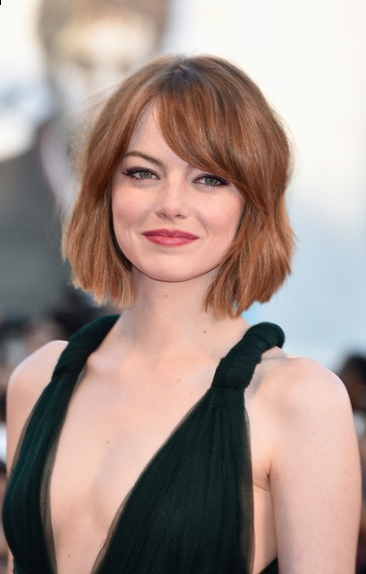
#> input picture Kailun's avatarCode/lady1.JPG, 366 x 574 px, found by its file name
$ python edge_detector.py
#> lines starting #> are read from the running program, lines starting #| are printed output that depends on the picture
### Kailun's avatarCode/cannyfunction.py
import numpy as np
from scipy import ndimage
# gaussian smoothing
def gaussian_kernel(size = 5, sigma = 1):
    size = int(size) // 2 # floor division eg. 5 // 2 = 2.5 -> 2
    x, y = np.mgrid[-size:size+1, -size:size+1]
    normal = 1 / (2.0 * np.pi * sigma**2)
    g =  np.exp(-((x**2 + y**2) / (2.0*sigma**2))) * normal
    return g


def sobel_filters(img):
    Kx = np.array([[-1, 0, 1], [-2, 0, 2], [-1, 0, 1]], np.float32)
    Ky = np.array([[1, 2, 1], [0, 0, 0], [-1, -2, -1]], np.float32)

    Ix = ndimage.filters.convolve(img, Kx)
    Iy = ndimage.filters.convolve(img, Ky)

    G = np.hypot(Ix, Iy)
    G = G / G.max() * 255
    theta = np.arctan2(Iy, Ix)

    return (G, theta)


# [37 lines left out: function non_max_suppression, not called in this run]

### Kailun's avatarCode/edge_detector.py
import numpy as np
import cv2
from scipy.ndimage import convolve
from matplotlib import pyplot as plt
import cannyfunction as cf


img = cv2.imread('C:/Users/kailu/PycharmProjects/face_reg/Assignment2/image/lady1.JPG')
#> img is the input picture: shape (574, 366, 3); mean B, G, R 138.2, 145.5, 164.8
# print(img)
gray_img = cv2.cvtColor(img, cv2.COLOR_BGR2GRAY)
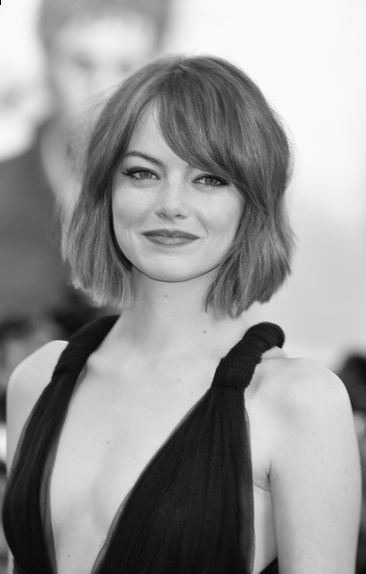
#> gray_img: shape (574, 366); min 0, max 254, mean 150.4
# dim1 = (3000, 3000)
# resized = cv2.resize(gray_img, dim1)

# edges = cv2.Canny(resized,100,200)
result = convolve(gray_img, cf.gaussian_kernel())
(result, theta) = cf.sobel_filters(result)
#> in sobel_filters, `Ix = ndimage.filters.convolve(img, Kx)`:
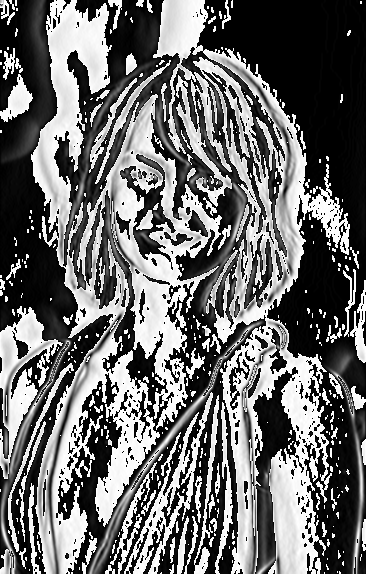
#> Ix: shape (574, 366); min 0, max 255, mean 107.7
#> in sobel_filters, `Iy = ndimage.filters.convolve(img, Ky)`:
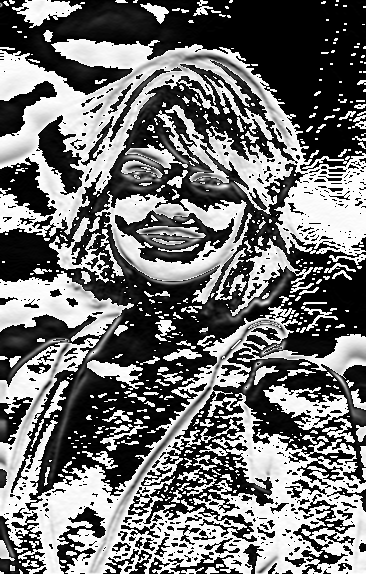
#> Iy: shape (574, 366); min 0, max 255, mean 114.5
#> in sobel_filters, `G = np.hypot(Ix, Iy)`:
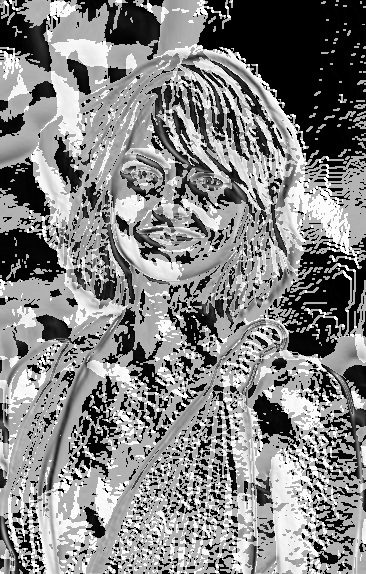
#> G: shape (574, 366) float16; min 0, max 360.5, mean 186.2; drawn with min black and max white
#> in sobel_filters, `theta = np.arctan2(Iy, Ix)`:
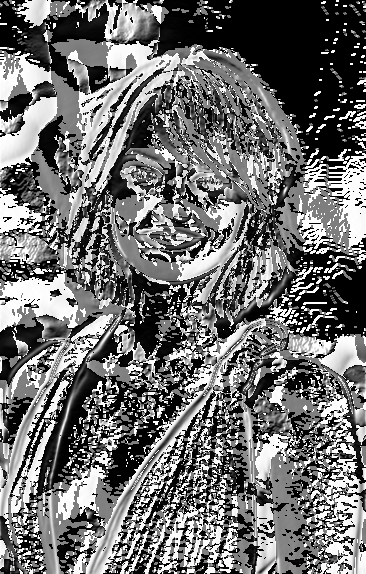
#> theta: shape (574, 366) float16; min 0, max 1.57, mean 0.688; drawn with min black and max white
# result = cf.non_max_suppression(result, theta)

plt.subplot(121)
plt.imshow(img)
plt.title('Original Image'), plt.xticks([]), plt.yticks([])
plt.subplot(122),plt.imshow(gray_img)
plt.title('Result Image'), plt.xticks([]), plt.yticks([])
plt.show()
#> figure, not shown here; B, G, R data is drawn as R, G, B
